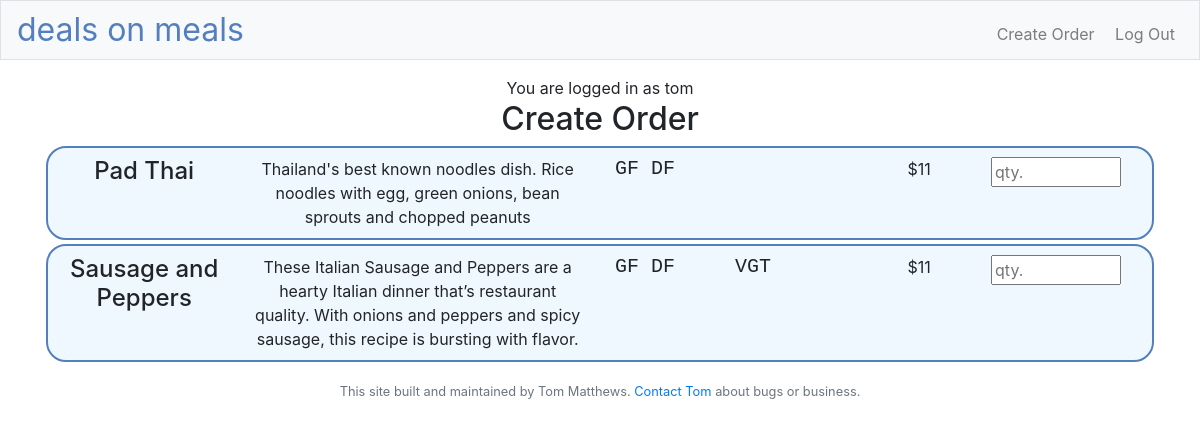
Before: /createOrder (signed in) with the older database file.
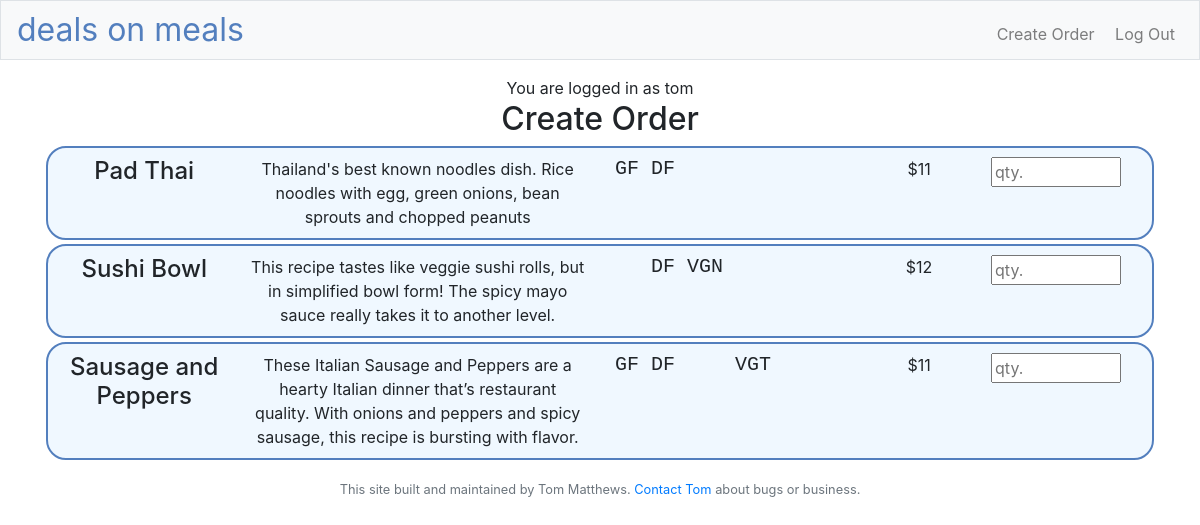
After: the same page with the newer database file.
### models.py (models this page shows, shortened)
class Meal(db.Model):
    __tablename__ = "meal"
    id = db.Column(db.Integer, primary_key=True)
    title = db.Column(db.String(), nullable=False)
    desc = db.Column(db.String(), nullable=False)
    gf = db.Column(db.Boolean(), nullable=False, default=False)
    df = db.Column(db.Boolean(),  nullable=False, default=False)
    vgt = db.Column(db.Boolean(),  nullable=False, default=False)
    vgn = db.Column(db.Boolean(),  nullable=False, default=False)
    archived = db.Column(db.Boolean(), nullable=False, default=False)
    price = db.Column(db.Integer, nullable=False, default=11)

### app.py (the view)
@app.route("/createOrder", methods=["GET", "POST"])
@login_required
def createOrder():
    meals = Meal.query.filter(Meal.archived == False).all()
    if ('user_id' in session):
        myUser = User.query.filter(User.id == session["user_id"]).first()
        email = myUser.email
    if (request.method == 'GET'):
        return render_template("createOrder.html", meals=meals, email=email, isAdmin=isAdmin())

### adminFunctions.py (called while the page is built)
def isAdmin():
    if ('user_id' not in session):
        return False
    currentUser = User.query.filter(User.id == session["user_id"]).first()
    if currentUser.email in ADMIN_EMAILS:
        return True
    return False

### app.py (called while the page is built)
@app.after_request
def after_request(response):
    response.headers["Cache-Control"] = "no-cache, no-store, must-revalidate"
    response.headers["Expires"] = 0
    response.headers["Pragma"] = "no-cache"
    return response

### helpers.py (called while the page is built)
def login_required(f):
    @wraps(f)
    def decorated_function(*args, **kwargs):
        if session.get("user_id") is None:
            return redirect("/login")
        return f(*args, **kwargs)
    return decorated_function

### templates/createOrder.html (shortened to what this page needs)
{% extends "layout.html" %}
{% block main %}
<h2>Create Order</h2>
<div class="container-fluid">
    {%for meal in meals %}
    <div class="row tablerow my-1 text-wrap">
        <div class="col-4 col-lg-2 my-1">
            <h4>{{meal.title}}</h4>
        </div>
        <div class="col-8 col-lg-4 my-1">
            {{meal.desc}}
        </div>
        <div class="col-7 col-lg-3 my-1" >
            <h5 style="text-align: left;font-family:'Courier Bold', Courier Bold, monospace;font-style:bold">
            {% if meal.gf == True %}
            GF
            {% else %}&nbsp;&nbsp;{% endif %}
            {% if meal.df == True %}
            DF
            {% else %}&nbsp;&nbsp;{% endif %}
            {% if meal.vgn == True %}
            VGN
            {% else %}&nbsp;&nbsp;&nbsp;{% endif %}
            {% if meal.vgt == True %}VGT
            {% else %}&nbsp;&nbsp;&nbsp;{% endif %}
        </div>
        <div class="col-2 col-lg-1 my-1" >
            ${{meal.price}}
        </div>
        <div class="col-3 col-lg-2 my-1" >
            <div class="def-number-input number-input safari_only">
            <input style="width:85%; max-width:40" placeholder="qty." class="quantity" min="0" max="10" name="quantity" value="" type="number">
            </div>
        </div>
    </div>
    {% endfor %}
</div>
{% endblock %}

Changed rows visible on the page:
now on this page (row edited): Meal: title "Sushi Bowl", desc "This recipe tastes like veggie sushi rolls, but in simplified bowl form! The spicy mayo sauce really takes it to another level.", df "DF", vgn "VGN", price "12"
